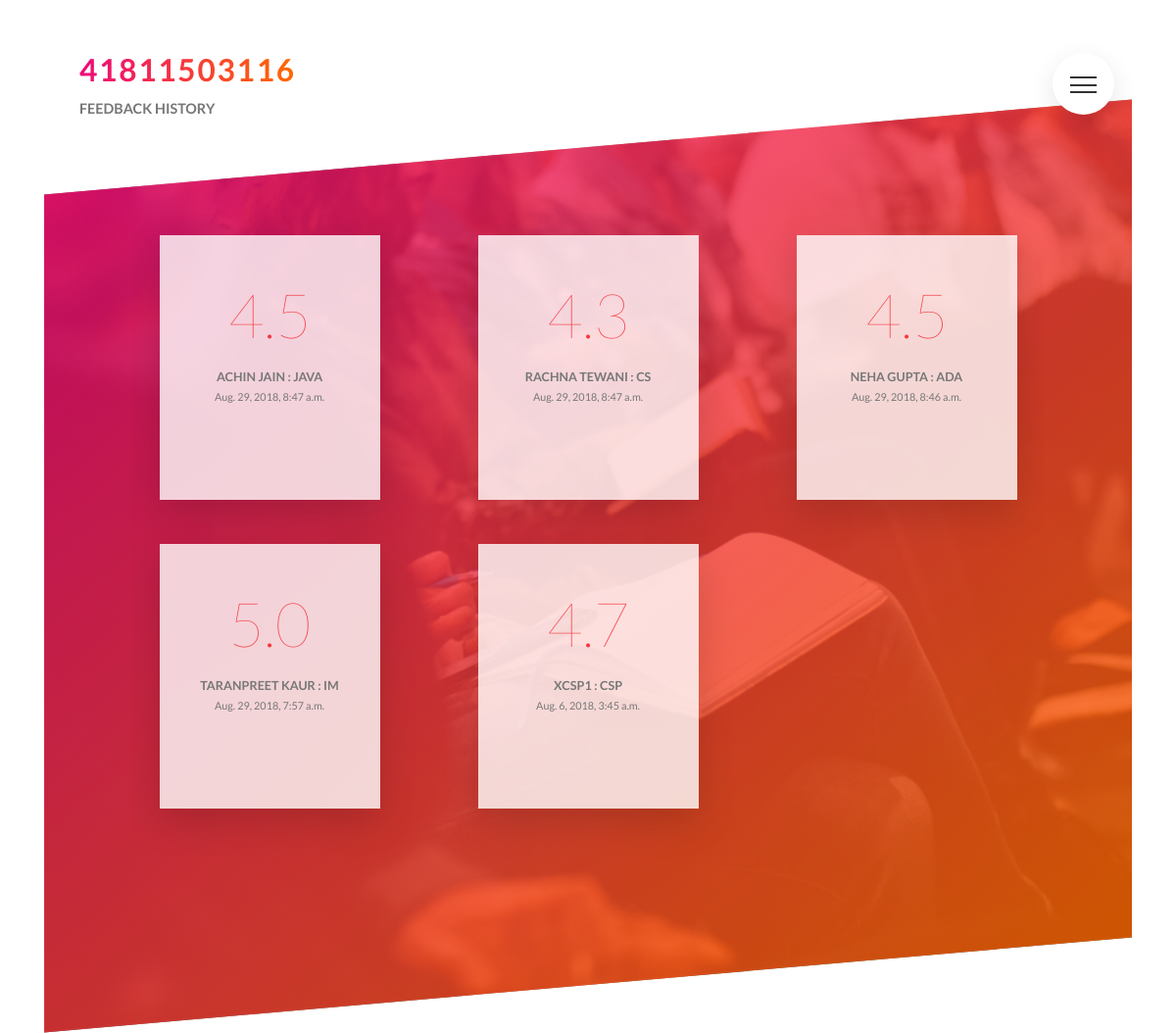
Screenshot of /feedbacks/by/41811503116/ (signed in) with the database file from the repository.
### feedbacks/models.py (models this page shows, shortened)
class feedback(models.Model):
    student = models.ForeignKey(Student, related_name="feedbacks", on_delete=models.CASCADE, null = False, blank = False)
    subject = models.ForeignKey(Subject, related_name="feedbacks", on_delete=models.CASCADE, null = False, blank = False)
    teacher = models.ForeignKey(Teacher, related_name="feedbacks", on_delete=models.CASCADE, null = False, blank = False)
    created_at = models.DateTimeField(auto_now=True)
    param1 = models.PositiveSmallIntegerField(default = None, blank=False, null=False, choices=choices, verbose_name = "The objectives of this course were made clear to me by this teacher.")
    param2 = models.PositiveSmallIntegerField(default = None, blank=False, null=False, choices=choices, verbose_name = "The teacher speaks, articulates and explains concepts clearly.")
    param3 = models.PositiveSmallIntegerField(default = None, blank=False, null=False, choices=choices, verbose_name = "The teacher adheres to the timings schedule and enforces discipline in the class.")
    param4 = models.PositiveSmallIntegerField(default = None, blank=False, null=False, choices=choices, verbose_name = "Interest generated by the teacher.")
    param5 = models.PositiveSmallIntegerField(default = None, blank=False, null=False, choices=choices, verbose_name = "The lectures were well structured and focused on the topics.")
    param6 = models.PositiveSmallIntegerField(default = None, blank=False, null=False, choices=choices, verbose_name = "Accessibility of the teacher in and out of the class.")
    param7 = models.PositiveSmallIntegerField(default = None, blank=False, null=False, choices=choices, verbose_name = "The teacher has fair knowledge on the subject matter.")
    param8 = models.PositiveSmallIntegerField(default = None, blank=False, null=False, choices=choices, verbose_name = "Effective use of teaching aids.")
    param9 = models.PositiveSmallIntegerField(default = None, blank=False, null=False, choices=choices, verbose_name = "Time spend on lecturing by teacher for course coverage was sufficient and lesson plan was followed.")
    param10 = models.PositiveSmallIntegerField(default = None, blank=False, null=False, choices=choices, verbose_name = "The teacher encourage students to raise pertinent questions and answer them.")
    total = models.PositiveIntegerField()
    average = models.FloatField()
    message = models.CharField(blank=True, max_length=100, null=True, verbose_name = "Anything else you want to say.")
    class Meta:
        ordering = ["-created_at"]
        unique_together = [("student", "subject"),
                            ("student","teacher")]

class Teacher(models.Model):
    teacher_id = models.CharField(blank=False, max_length=15, unique=True)
    teacher_name = models.CharField(blank=False, max_length=100, unique=True)
    department = models.ManyToManyField(Department)
    class Meta:
        ordering = ["teacher_name"]

class Subject(models.Model):
    subject_code = models.CharField(blank=False, max_length=15, unique=True)
    subject_name = models.CharField(blank=False, max_length=100, unique=True)
    semester = models.ManyToManyField(Semester)
    department = models.ManyToManyField(Department)
    teacher = models.ManyToManyField(Teacher)
    class Meta:
        ordering = ["subject_name"]

### feedbacks/views.py (the view)
# urls.py: url(r"by/(?P<username>[-\w]+)/$",views.Userfeedbacks.as_view(),name="for_user"),
class Userfeedbacks(LoginRequiredMixin, SelectRelatedMixin, generic.ListView):
    model = models.feedback
    template_name = "feedbacks/user_feedback_list.html"
    def get_queryset(self):
        try:
            self.user = models.Student.objects.prefetch_related("feedbacks").get(
                user__username__iexact=self.kwargs.get("username")
            ).user
        except User.DoesNotExist:
            raise Http404
        else:
            return self.user.student.feedbacks.all()
    def get_context_data(self, **kwargs):
        context = super().get_context_data(**kwargs)
        context["feedback_user"] = self.user
        return context

### feedbacks/templates/feedbacks/user_feedback_list.html
{% extends "feedbacks/feedback_base.html" %}
	{% block feedback_content %}
	<div class="list">
		<div class="list__heading">
			<h1 class="heading-secondary">{{ feedback_user.username }}</h1>
			<h2 class="heading-tertiary margin-bottom-large">feedback history</h2>
		</div>
		<div class="skew-color">
			<div class="container">
				{% for feedback in feedback_list %}
					{% include "feedbacks/_feedback.html" %}
				{% endfor %}
			</div>
		</div>
	</div>
	{% endblock %}

### feedbacks/templates/feedbacks/_feedback.html
<div class="feedback__card">
  <div class="feedback__card-average">
    <a  href="{% url 'feedbacks:single' username=feedback.student.user.username pk=feedback.pk %}">{{feedback.average}}</a>
  </div>
  <div class="feedback__card-heading">
    <a  href="{% url 'feedbacks:single' username=feedback.student.user.username pk=feedback.pk %}">
                      {{ feedback.teacher.teacher_name }} : {{ feedback.subject.subject_code }}</a>
  </div>
  <div class="feedback__card-time">
    <a  href="{% url 'feedbacks:single' username=feedback.student.user.username pk=feedback.pk %}">{{ feedback.created_at }}</a>
  </div>
</div>

### static/simplesocial/css/master.css (style rules this page uses)
*, *::after, *::before { margin: 0; padding: 0; box-sizing: inherit; }
html { font-size: 62.5%; }
@media only screen and (max-width: 75em) { html { font-size: 56.25%; } }
body { box-sizing: border-box; padding: 3rem 5rem; }
body { font-family: "Lato", sans-serif; font-weight: 400; line-height: 1.7; color: #777; }
.heading-secondary { font-size: 3.5rem; text-transform: uppercase; font-weight: 700; display: inline-block; background-image: linear-gradient(to right, #ee0979, #ff6a00); -webkit-background-clip: text; color: transparent; letter-spacing: .2rem; transition: all .2s; }
.heading-tertiary { font-size: 1.6rem; font-weight: 700; text-transform: uppercase; }
.margin-bottom-large { margin-bottom: 6rem; }
.feedback__card { background-color: rgba(255, 255, 255, 0.8); margin: 0 auto; display: inline-block; width: 25rem; min-height: 30rem; text-align: center; padding: 3rem; box-shadow: 0 1.5rem 4rem rgba(0, 0, 0, 0.15); display: grid; grid-template-rows: repeat(4, min-content); transition: all .4s; }
.feedback__card-heading { font-size: 1.4rem; text-transform: uppercase; font-weight: 700; }
.feedback__card a { text-decoration: none; font-size: inherit; color: inherit; }
.feedback__card-average { font-size: 7rem; font-weight: 100; line-height: 1.7; color: #f6383f; }
.feedback__card-time { font-size: 1.2rem; margin-bottom: 1rem; }
.list__heading { padding: 2rem 4rem; }
.list .skew-color { margin-top: -5rem; padding: 10rem; background-image: linear-gradient(to right bottom, rgba(238, 9, 121, 0.8), rgba(255, 106, 0, 0.8)), url(../img/college-small.jpg); background-size: cover; transform: skewY(-5deg); min-height: 85vh; overflow: hidden; }
.list .skew-color > * { transform: skewY(5deg); }
.list .skew-color .container { display: grid; grid-template-columns: repeat(auto-fit, minmax(25rem, 1fr)); grid-gap: 5rem; justify-items: center; justify-content: center; overflow: hidden; padding: 10rem 0; margin-top: -10rem; }

### rows the page displays
feedback: average "4.5", teacher.teacher_name "ACHIN JAIN", subject.subject_code "JAVA", created_at "Aug. 29, 2018, 8:47 a.m."
feedback: average "4.3", teacher.teacher_name "RACHNA TEWANI", subject.subject_code "CS", created_at "Aug. 29, 2018, 8:47 a.m."
feedback: average "4.5", teacher.teacher_name "NEHA GUPTA", subject.subject_code "ADA", created_at "Aug. 29, 2018, 8:46 a.m."
feedback: average "5.0", teacher.teacher_name "TARANPREET KAUR", subject.subject_code "IM", created_at "Aug. 29, 2018, 7:57 a.m."
feedback: average "4.7", teacher.teacher_name "XCSP1", subject.subject_code "CSP", created_at "Aug. 6, 2018, 3:45 a.m."
